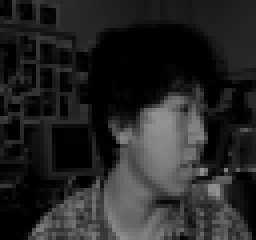
#> input picture CMU_FACE_Data/faces/an2i/an2i_left_angry_open_2.pgm, 64 x 60 px (shown 4 times larger); its folder holds only this picture in this run
$ jupyter execute --allow-errors FPM.ipynb
#> lines starting #> are read from the running program, lines starting #| are printed output that depends on the picture
## Frequent Pattern Mining

Bước 1: Tiền xử lý dữ liệu ảnh. Lấy tên tệp và gán nó làm label cho tất cả các ảnh trong tệp đó. Chỉ sử dụng những ảnh đuôi .pgm.

[cell 1]
import os
import cv2

ROOT_DIR = os.path.abspath("../")
data_dir = os.path.join(ROOT_DIR, "CMU_FACE_Data/faces")
X = []  # Features
y = []  # Labels
size = (64, 64)

for subdir in os.listdir(data_dir):
    subdir_path = os.path.join(data_dir, subdir)
    if not os.path.isdir(subdir_path):
        continue

    for file_name in os.listdir(subdir_path):
        if not file_name.endswith(".pgm"):
            continue

        parts = file_name.split("_")
        user_id = parts[0]

        file_path = os.path.join(subdir_path, file_name)
        image = cv2.imread(file_path, cv2.IMREAD_GRAYSCALE)
#> image is the input picture: shape (60, 64); min 0, max 148, mean 37.7

        if image is not None:
            X.append(image)
            y.append(subdir)

[cell 2]
import numpy as np

print(np.unique(y))

Bước 2: Triển khai một lớp gọi là "LocalBinaryPatterns" và một phương thức "describe" để tính toán biểu diễn Local Binary Pattern (LBP) của một hình ảnh.
Phương thức "describe" nhận vào một hình ảnh và thực hiện các bước để tính toán biểu diễn LBP của hình ảnh đó. Các bước chính gồm:

1. Sử dụng hàm "local_binary_pattern" từ module "feature" để tính toán LBP của hình ảnh. Các đối số của hàm bao gồm:
"image": hình ảnh đầu vào.
"numPoints": số lượng điểm mẫu sử dụng trong quá trình tính toán LBP.
"radius": bán kính của vùng lân cận xung quanh mỗi điểm mẫu.
"method": phương pháp tính toán LBP, trong trường hợp này là "uniform".
Kết quả của bước này là một ma trận LBP.

2. Sử dụng hàm "histogram" từ thư viện NumPy để xây dựng histogram của các mẫu LBP. Các đối số của hàm bao gồm:
"lbp.ravel()": một mảng 1D chứa các giá trị LBP từ ma trận LBP.
"bins": các khoảng giá trị để chia histogram, trong trường hợp này là từ 0 đến numPoints + 3.
"range": khoảng giá trị của histogram, trong trường hợp này là từ 0 đến numPoints + 2.
Kết quả của bước này là histogram của các mẫu LBP.

Chuẩn hóa histogram bằng cách chia tất cả các giá trị trong histogram cho tổng của chúng cộng với một giá trị rất nhỏ (eps) để tránh chia cho 0.

Trả về histogram của Local Binary Pattern.

[cell 3]
from skimage import feature

class LocalBinaryPatterns:
	def __init__(self, numPoints, radius):
		self.numPoints = numPoints
		self.radius = radius

	def describe(self, image, eps=1e-7):
		lbp = feature.local_binary_pattern(image, self.numPoints,
			self.radius, method="uniform")
		(hist, _) = np.histogram(lbp.ravel(),
			bins=np.arange(0, self.numPoints + 3),
			range=(0, self.numPoints + 2))

		hist = hist.astype("float")
		hist /= (hist.sum() + eps)

		return hist

Bước 3: Tạo một đối tượng desc từ lớp LocalBinaryPatterns với numPoints = 64 và radius = 8. Đối tượng này sẽ được sử dụng để tính toán biểu diễn LBP của các hình ảnh.

Tiếp theo, ta khởi tạo một danh sách rỗng features để lưu trữ các đặc trưng LBP của các hình ảnh.

Sau đó, trong vòng lặp for x in X, với X là một danh sách chứa các hình ảnh đầu vào, ta thực hiện các bước sau:

1. Gọi phương thức describe của đối tượng desc để tính toán biểu diễn LBP của hình ảnh x. Kết quả được lưu vào biến f.
2. Kiểm tra xem f có khác None hay không. Nếu khác None, tức là tính toán LBP thành công, ta thêm f vào danh sách features.

Cuối cùng, sau khi vòng lặp kết thúc, danh sách features sẽ chứa các biểu diễn LBP của các hình ảnh trong X.

[cell 4]
desc = LocalBinaryPatterns(64, 8)

features = []
for x in X:
    f = desc.describe(x)
    if f is not None:
        features.append(f)
#> this loop made 2 passes
#> pass 1, in describe, `lbp = feature.local_binary_pattern(image, self.numPoints, self.radius,..`:
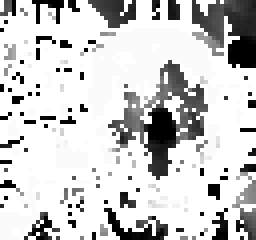
#> lbp: shape (60, 64) float64 (shown 4 times larger); min 0, max 65, mean 51.9; drawn with min black and max white
#> pass 2, in describe (call 2), `lbp = feature.local_binary_pattern(image, self.numPoints, self.radius,..`:
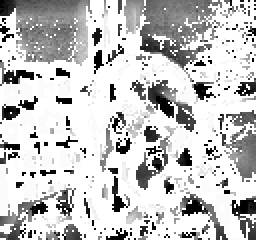
#> lbp: shape (120, 128) float64 (shown 2 times larger); min 0, max 65, mean 50.3; drawn with min black and max white
#> after the loop, features = 2 items

Bước 4: Sử dụng phương thức train_test_split để chia dữ liệu thành tập huấn luyện và tập kiểm tra với tỉ lệ 8 : 2.

[cell 5]
from sklearn.model_selection import train_test_split

X_train, X_test, y_train, y_test = train_test_split(features, y, test_size=0.2, random_state=42)
#> X_train = 1 item; X_test = 1 item; y_train = ['an2i']; y_test = ['at33']

Bước 5: Sử dụng thư viện mlxtend để thực hiện phân tích mẫu phổ biến.

1. Tạo một mảng X_arr từ danh sách train_frequent_patterns và chuyển đổi thành mảng numpy bằng np.array().
2. Tạo DataFrame df từ mảng X_arr.
3. Sử dụng df.applymap(str) để chuyển đổi tất cả các phần tử của DataFrame thành kiểu dữ liệu chuỗi (string).
4. Sử dụng pd.get_dummies(df) để thực hiện mã hóa one-hot encoding trên DataFrame df. Kết quả là DataFrame one_hot_df với các cột được tạo ra từ các giá trị duy nhất trong DataFrame ban đầu.
5. Sử dụng fpgrowth(one_hot_df, min_support=0.05, use_colnames=True) để áp dụng thuật toán FP-Growth trên DataFrame one_hot_df. Các đối số:
    + min_support: ngưỡng hỗ trợ tối thiểu của mẫu phổ biến. Ở đây, ngưỡng là 0.05, tức là mẫu phổ biến phải xuất hiện ít nhất 5% trong tập dữ liệu.
    + use_colnames: sử dụng tên cột thay vì chỉ số của cột trong kết quả mẫu phổ biến.

Kết quả trả về là DataFrame frequent_patterns chứa tập hợp các mẫu phổ biến cùng với giá trị hỗ trợ của chúng. Mỗi hàng đại diện cho một tập hợp  phổ biến, và cột "itemsets" chứa các mẫu tạo thành tập hợp. Giá trị hỗ trợ đại diện cho tỷ lệ giao dịch trong tập dữ liệu chứa tập hợp mẫu.

[cell 6]
import pandas as pd
import numpy as np
from mlxtend.frequent_patterns import fpgrowth

X_arr = np.array(X_train)
df = pd.DataFrame(X_arr)
#> df = table of 1 rows and 66 columns
df = df.applymap(str)

one_hot_df = pd.get_dummies(df)
#> one_hot_df = table of 1 rows and 66 columns
#> (the rest of this cell did not finish here and is left out)

#> (a cell that did not finish here is left out)

Bước 6: Sử dụng mô hình RandomForestClassifier để phân loại.

1. Tạo một đối tượng clf_rf từ lớp RandomForestClassifier với các đối số:
    + n_estimators: số lượng cây quyết định trong mô hình Random Forest. Ở đây, ta đặt giá trị là 100.
    + random_state: giá trị để đảm bảo sự phân chia ngẫu nhiên nhưng nhất quán. Ở đây, ta đặt giá trị là 42.
2. Sử dụng phương thức fit(X_train, y_train) trên đối tượng clf_rf để huấn luyện mô hình RandomForestClassifier trên tập huấn luyện. Đối số X_train là tập đặc trưng huấn luyện và y_train là nhãn tương ứng.
3. Sử dụng phương thức predict(X_test) trên đối tượng clf_rf để dự đoán nhãn cho tập kiểm tra X_test. Kết quả được lưu vào biến y_pred.

Cuối cùng, ta có một mô hình RandomForestClassifier đã được huấn luyện và sử dụng để dự đoán nhãn cho tập kiểm tra X_test.

[cell 8]
from sklearn.ensemble import RandomForestClassifier

clf_rf = RandomForestClassifier(n_estimators=100, random_state=42)
clf_rf.fit(X_train, y_train)
y_pred = clf_rf.predict(X_test)

Bước 7: Tính Accuracy và F1 Score.

+ Độ chính xác (Accuracy): Độ chính xác được tính bằng cách so sánh nhãn thực tế (y_test) với nhãn dự đoán (y_pred) trên tập kiểm tra. Độ chính xác là tỷ lệ giữa số lượng dự đoán chính xác và tổng số mẫu. acc = TP + TN / (TP + TN + FP + FN)
+ F1 Score: F1 Score là một số đo kết hợp giữa độ chính xác (precision) và độ phủ (recall) của mô hình. F1 Score là trung bình điều hoà của precision và recall, và được tính bằng công thức: F1 = 2 * (precision * recall) / (precision + recall).
    Precision = TP / (TP + FP)
    Recall = TP / (TP + FN)

[cell 9]
from sklearn.metrics import accuracy_score

accuracy = accuracy_score(y_test, y_pred)
#> accuracy = 0
print("Accuracy:", accuracy)
#| Accuracy: 0.0

[cell 10]
from sklearn.metrics import f1_score

f1 = f1_score(y_test, y_pred, average='macro')
#> f1 = 0
print("F1 Score:", f1)
#| F1 Score: 0.0
